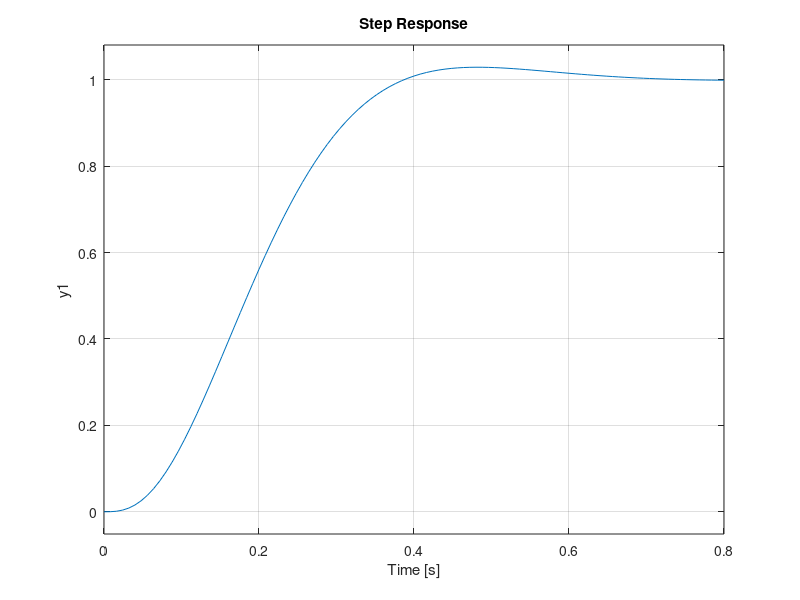

MATLAB code to generate this figure:
K_t = 0.042;        % Torque Coefficient
K_b = 0.042;        % Back Emf Constant
R_a = 8.4;          % Resistance

J_r = 4.9e-6;       % Inertia of rotor
J_m = 0.6e-6;       % Inertia of attachment module
J_d = 1.6e-5;       % Inertia of disc attachment

J = J_r+J_m+J_d;    % Total inertia

%% Characteristics

OS = 5;
Ts = 0.5;

%% First order System

A = -(K_t*K_b)/(J*R_a);
B = K_t/(R_a*J);
C = 1;
D = 0;

pole = -4/Ts
First_Order_K = acker(A,B,pole)

%% Second order system

A = [0 1 ; 0 -(K_t*K_b)/(J*R_a)];
B = [0 ; K_t/(R_a*J)];
C = [1 0];
D = 0;
angle_state_sys = ss(A, B, C, D);

zeta = -log(OS/100)/sqrt(pi^2+log(OS/100)^2);
wd = 8*tan(acos(zeta));
poles = [-4/Ts+wd*1i, -4/Ts-wd*1i];
Second_Order_K = acker(A,B,poles)
%% Second order with integrator

Ai=[A zeros(2,1);-C 0]
Bt = [B; 0]
Br = [zeros(2,1);1]
Ci = [C 0];

zeta = -log(OS/100)/sqrt(pi^2+log(OS/100)^2);
wd = 8*tan(acos(zeta));
poles = [-15, -4/Ts+wd*1i, -4/Ts-wd*1i];

K = acker(Ai,Bt,poles)
Ai_cl = Ai-Bt*K;
eig(Ai_cl);

state_space = ss(Ai_cl, Br, Ci, 0);
transfer = tf(state_space);
step(transfer)

%% First order with integrator

A = -(K_t*K_b)/(J*R_a);
B = K_t/(R_a*J);
C = 1;
D = 0;

Ai=[A zeros(1);-C 0];
Bt = [B; 0];
Br = [zeros(1,1);1];
Ci = [C 0];

poles = [-4/Ts*2 -4/Ts]
First_Order_K = acker(Ai,Bt,poles)